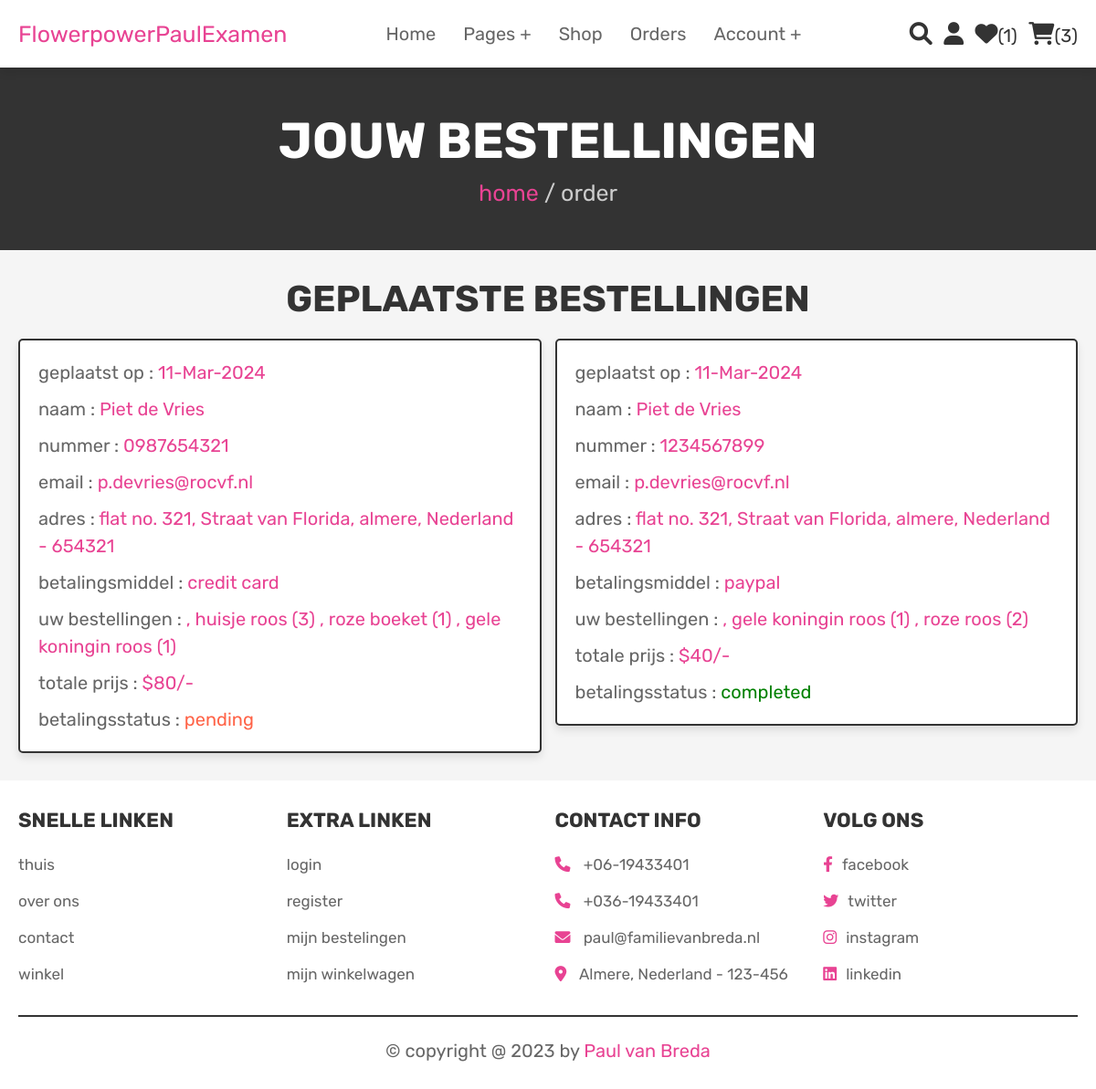
Screenshot of /orders.php (signed in) with the database file from the repository.
### tables this page shows
CREATE TABLE `orders` (
  `id` int(100) NOT NULL,
  `user_id` int(100) NOT NULL,
  `name` varchar(100) NOT NULL,
  `number` varchar(12) NOT NULL,
  `email` varchar(100) NOT NULL,
  `method` varchar(50) NOT NULL,
  `address` varchar(500) NOT NULL,
  `total_products` varchar(1000) NOT NULL,
  `total_price` int(100) NOT NULL,
  `placed_on` varchar(50) NOT NULL,
  `payment_status` varchar(20) NOT NULL DEFAULT 'pending'
);

### orders.php (the view, shortened to what this page needs)
<?php
@include 'config.php';
$user_id = $_SESSION['user_id'];
?>
<!DOCTYPE html>
<html lang="en">
<head>
   <link rel="stylesheet" href="https://cdnjs.cloudflare.com/ajax/libs/font-awesome/6.0.0/css/all.min.css">
   <link rel="stylesheet" href="css/style.css">
</head>
<body>
<?php @include 'header.php'; ?>
<section class="heading">
    <h3>Jouw bestellingen</h3>
    <p> <a href="home.php">home</a> / order </p>
</section>
<section class="placed-orders">
    <h1 class="title">Geplaatste bestellingen</h1>
    <div class="box-container">
    <?php
        $select_orders = mysqli_query($conn, "SELECT * FROM `orders` WHERE user_id = '$user_id'") or die('query failed');
        if(mysqli_num_rows($select_orders) > 0){
            while($fetch_orders = mysqli_fetch_assoc($select_orders)){
    ?>
    <div class="box">
        <p> geplaatst op : <span><?php echo $fetch_orders['placed_on']; ?></span> </p>
        <p> naam : <span><?php echo $fetch_orders['name']; ?></span> </p>
        <p> nummer : <span><?php echo $fetch_orders['number']; ?></span> </p>
        <p> email : <span><?php echo $fetch_orders['email']; ?></span> </p>
        <p> adres : <span><?php echo $fetch_orders['address']; ?></span> </p>
        <p> betalingsmiddel : <span><?php echo $fetch_orders['method']; ?></span> </p>
        <p> uw bestellingen : <span><?php echo $fetch_orders['total_products']; ?></span> </p>
        <p> totale prijs : <span>$<?php echo $fetch_orders['total_price']; ?>/-</span> </p>
        <p> betalingsstatus : <span style="color:<?php if($fetch_orders['payment_status'] == 'pending'){echo 'tomato'; }else{echo 'green';} ?>"><?php echo $fetch_orders['payment_status']; ?></span> </p>
    </div>
    <?php
        }
    }else{
        echo '<p class="empty">nog geen bestellingen geplaatst!</p>';
    }
    ?>
    </div>
</section>
<?php @include 'footer.php'; ?>
</body>
</html>

### css/style.css (style rules this page uses)
:root { --pink:#e84393; --red:#c0392b; --orange:#f39c12; --black:#333; --white:#fff; --light-color:#666; --light-white:#ccc; --light-bg:#f5f5f5; --border:.2rem solid var(--black); --box-shadow:0 .5rem 1rem rgba(0,0,0,.1); }
* { font-family: 'Rubik', sans-serif; margin:0; padding:0; box-sizing: border-box; outline: none; border:none; text-decoration: none; transition:all .2s linear; }
html { font-size: 62.5%; overflow-x: hidden; scroll-behavior: smooth; scroll-padding-top: 6.5rem; }
body { background: var(--light-bg); }
section { padding:3rem 2rem; }
.heading { display: flex; flex-flow: column; align-items: center; justify-content: center; gap:1rem; background-color: var(--black); text-align: center; min-height: 25vh; }
.heading h3 { font-size: 5.5rem; color:var(--white); text-transform: uppercase; }
.heading p { font-size: 2.5rem; color:var(--light-white); }
.heading p a { color:var(--pink); }
.title { text-align: center; margin-bottom: 2rem; color:var(--black); text-transform: uppercase; font-size: 4rem; }
.placed-orders .box-container { max-width: 1200px; margin:0 auto; display: flex; flex-wrap: wrap; gap:1.5rem; align-items: flex-start; }
.placed-orders .box-container .box { background-color: var(--white); padding:1rem 2rem; border:var(--border); box-shadow: var(--box-shadow); flex:1 1 40rem; border-radius: .5rem; }
.placed-orders .box-container .box p { margin: 1rem 0; font-size: 2rem; line-height: 1.5; color:var(--light-color); }
.placed-orders .box-container .box p span { color:var(--pink); }

### rows the page displays
orders: placed_on "11-Mar-2024", name "Piet de Vries", number "0987654321", email "p.devries@rocvf.nl", address "flat no. 321, Straat van Florida, almere, Nederland - 654321", method "credit card", total_products ", huisje roos (3) , roze boeket (1) , gele koningin roos (1)", total_price "80", payment_status "pending"
orders: placed_on "11-Mar-2024", name "Piet de Vries", number "1234567899", email "p.devries@rocvf.nl", address "flat no. 321, Straat van Florida, almere, Nederland - 654321", method "paypal", total_products ", gele koningin roos (1) , roze roos (2)", total_price "40", payment_status "completed"

### other values shown
$wishlist_num_rows "1"
$cart_num_rows "3"
